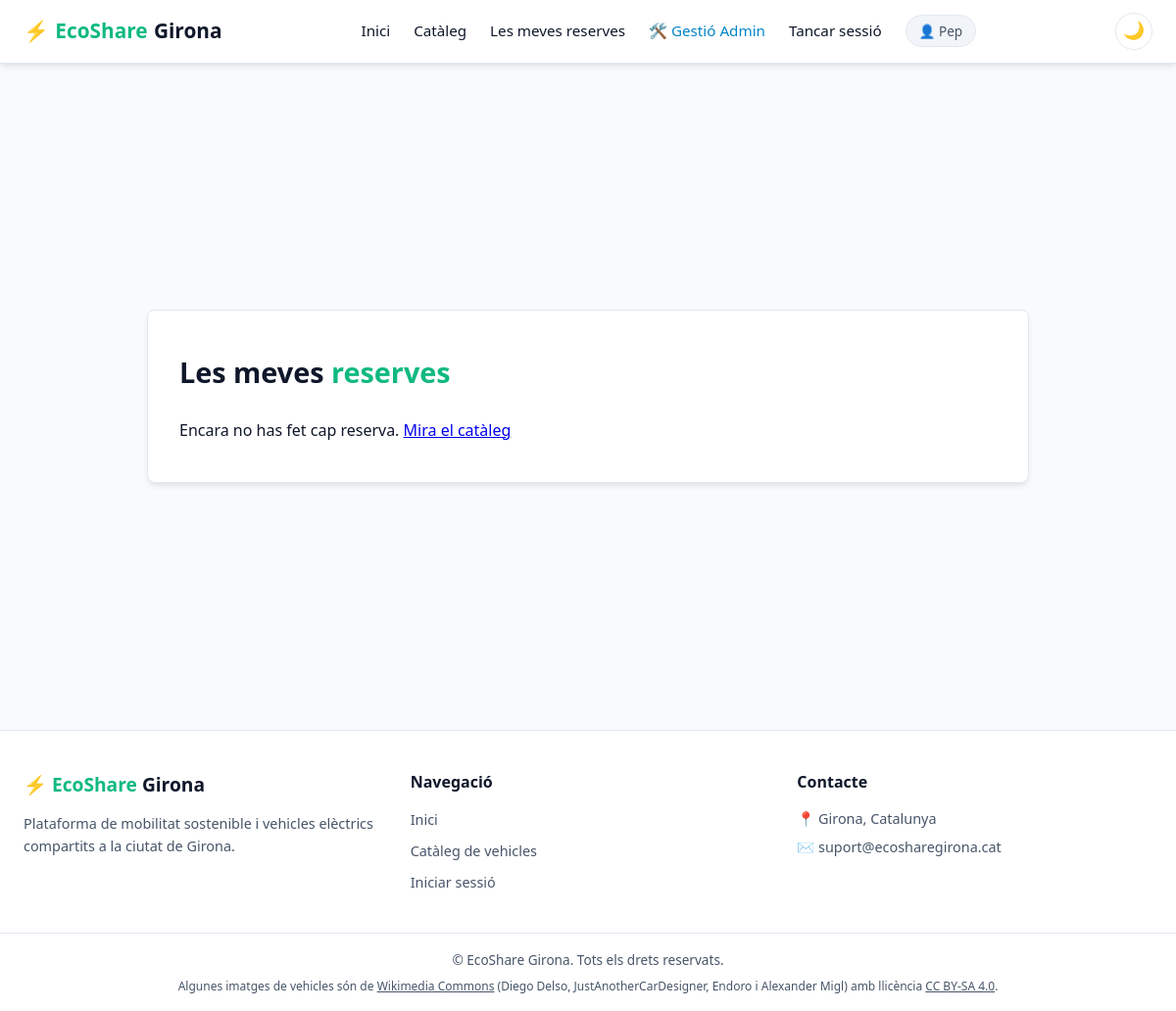
The app's page /meves_reserves.php (signed in), older data.
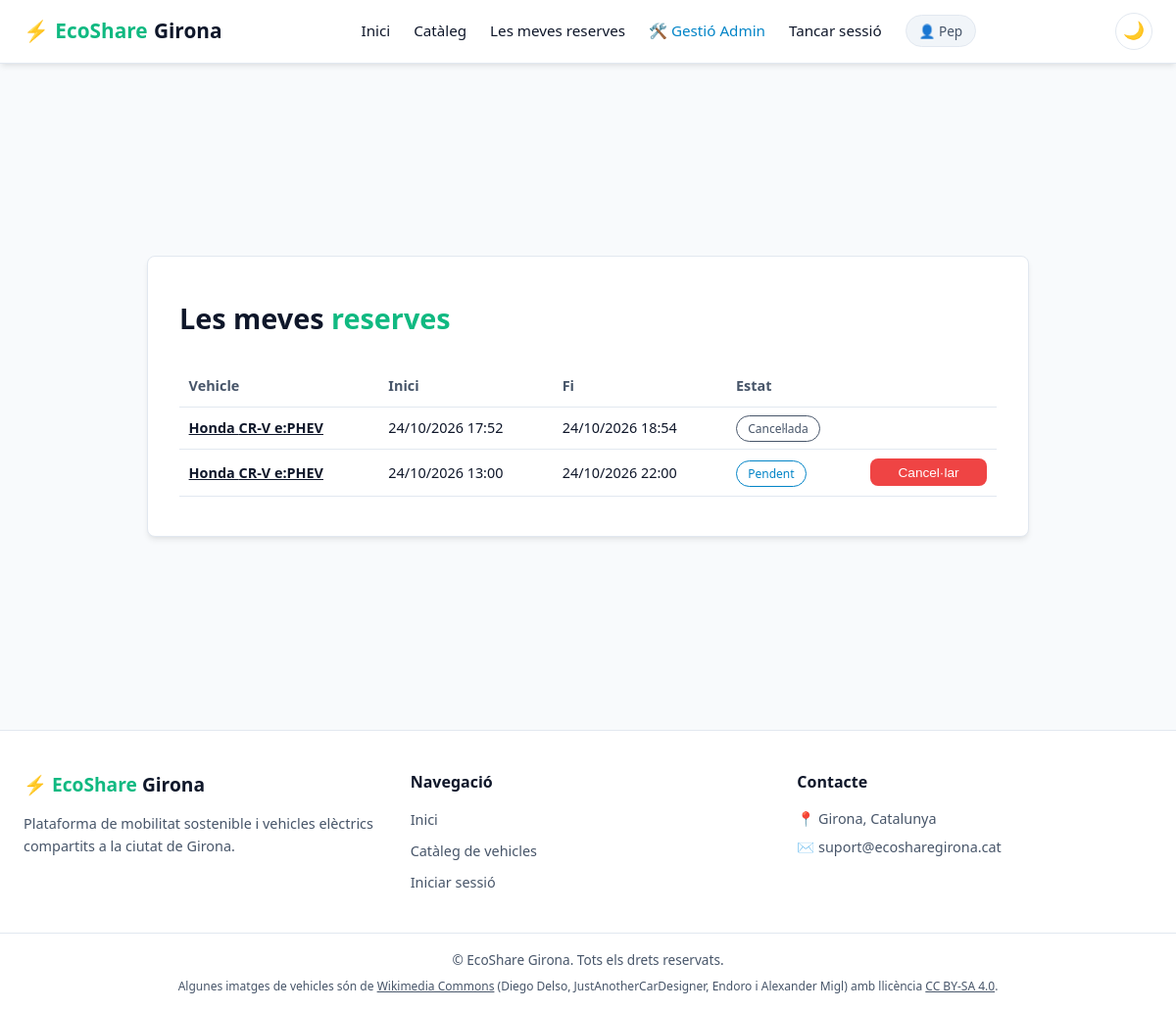
The same page, newer data.
### tables this page shows
CREATE TABLE reserva (
    id INTEGER PRIMARY KEY,
    user_id INTEGER NOT NULL,
    vehicle_id INTEGER NOT NULL,
    data_inici TEXT NOT NULL,
    data_fi TEXT NOT NULL,
    estat TEXT NOT NULL DEFAULT 'activa',      -- 'activa' o 'cancel·lada'
    creada_el TEXT NOT NULL DEFAULT CURRENT_TIMESTAMP,
    FOREIGN KEY (user_id) REFERENCES user(id) ON DELETE CASCADE ON UPDATE CASCADE,
    FOREIGN KEY (vehicle_id) REFERENCES vehicles(id) ON DELETE CASCADE ON UPDATE CASCADE
);

### includes/functions.php (called while the page is built, shortened)
<?php
function e($text)
{
    return htmlspecialchars($text);
}
function getTema()
{
    return 'light';
}
function formatData($data)
{
    return date('d/m/Y H:i', strtotime($data));
}

### includes/session.php (called while the page is built, shortened)
<?php
function estaLogejat()
{
    if (isset($_SESSION['logged_in']) && $_SESSION['logged_in'] === true) {
        return true;
    }
    return false;
}
function esAdmin()
{
    if (estaLogejat() && $_SESSION['user']['rol'] == 'admin') {
        return true;
    }
    return false;
}

### public/meves_reserves.php (the view, shortened to what this page needs)
<?php
require_once '../includes/session.php';
require_once '../config/db.php';
require_once '../includes/functions.php';
try {
    $sql = "SELECT reserva.*, vehicles.marca, vehicles.model FROM reserva
            JOIN vehicles ON reserva.vehicle_id = vehicles.id
            WHERE reserva.user_id = :user_id
            ORDER BY reserva.data_inici DESC";
    $stmt = $pdo->prepare($sql);
    $stmt->execute([':user_id' => $_SESSION['user']['id']]);
    $reserves = $stmt->fetchAll();
} catch (PDOException $e) {
    die("Error en consultar la base de dades: " . $e->getMessage());
}
$ara = date('Y-m-d H:i');
require_once '../includes/header.php';
?>
<main class="site-main">
    <section class="main-container reserves-container">
        <h1>Les meves <span>reserves</span></h1>
        <?php if (count($reserves) == 0): ?>
            <p>Encara no has fet cap reserva. <a href="cataleg.php">Mira el catàleg</a></p>
        <?php else: ?>
            <table class="taula-reserves">
                <tr>
                    <th>Vehicle</th>
                    <th>Inici</th>
                    <th>Fi</th>
                    <th>Estat</th>
                    <th></th>
                </tr>
                <?php foreach ($reserves as $r): ?>
                    <?php
                    if ($r['estat'] == 'cancel·lada') {
                        $estat = "Cancel·lada";
                        $classe = "estat-cancellada";
                    } elseif ($r['data_fi'] < $ara) {
                        $estat = "Finalitzada";
                        $classe = "estat-finalitzada";
                    } elseif ($r['data_inici'] <= $ara) {
                        $estat = "En curs";
                        $classe = "estat-encurs";
                    } else {
                        $estat = "Pendent";
                        $classe = "estat-pendent";
                    }
                    ?>
                    <tr>
                        <td><a href="vehicle_detail.php?id=<?= $r['vehicle_id'] ?>"><?= e($r['marca']) ?> <?= e($r['model']) ?></a></td>
                        <td><?= formatData($r['data_inici']) ?></td>
                        <td><?= formatData($r['data_fi']) ?></td>
                        <td><span class="estat <?= $classe ?>"><?= $estat ?></span></td>
                        <td>
                            <?php if ($estat == "Pendent"): ?>
                                <form action="cancel_reserve.php" method="POST" onsubmit="return confirm('Segur que vols cancel·lar la reserva?');">
                                    <button type="submit" class="btn-cancelar">Cancel·lar</button>
                                </form>
                            <?php endif; ?>
                        </td>
                    </tr>
                <?php endforeach; ?>
            </table>
        <?php endif; ?>
    </section>
</main>
<?php require_once '../includes/footer.php'; ?>

### includes/header.php (shortened to what this page needs)
<?php
require_once __DIR__ . '/session.php';
require_once __DIR__ . '/functions.php';
$theme = getTema();
if (!isset($ruta)) {
    $ruta = "";
}
?>
<!DOCTYPE html>
<html lang="ca">
<head>
    <link rel="stylesheet" href="<?= $ruta ?>../assets/css/style.css">
</head>
<body data-theme="<?= e($theme) ?>">
    <header class="site-header">
        <div class="header-container">
            <a href="<?= $ruta ?>index.php" class="logo">
                ⚡ <span>EcoShare</span> Girona
            </a>
            <nav class="main-nav">
                <ul>
                    <li><a href="<?= $ruta ?>index.php">Inici</a></li>
                    <li><a href="<?= $ruta ?>cataleg.php">Catàleg</a></li>
                    <?php if (estaLogejat()): ?>
                        <li><a href="<?= $ruta ?>meves_reserves.php">Les meves reserves</a></li>
                        <?php if (esAdmin()): ?>
                            <li><a href="<?= $ruta ?>admin/vehicles.php" class="nav-admin">🛠️ Gestió Admin</a></li>
                        <?php endif; ?>
                        <li><a href="<?= $ruta ?>logout.php" class="btn-link">Tancar sessió</a></li>
                        <li class="user-info">👤 <?= e($_SESSION['user']['nom']) ?></li>
                    <?php else: ?>
                        <li><a href="<?= $ruta ?>login.php" class="btn-login">Iniciar sessió</a></li>
                    <?php endif; ?>
                </ul>
            </nav>
            <button id="theme-toggle" class="btn-theme" title="Canviar tema">
                🌙
            </button>
        </div>
    </header>

### includes/footer.php (shortened to what this page needs)
<footer class="site-footer">
    <div class="footer-container">
        <div class="footer-brand">
            <a href="<?= $ruta ?>index.php" class="footer-logo">⚡ <span>EcoShare</span> Girona</a>
            <p>Plataforma de mobilitat sostenible i vehicles elèctrics compartits a la ciutat de Girona.</p>
        </div>
        <div class="footer-links">
            <h3>Navegació</h3>
            <ul>
                <li><a href="<?= $ruta ?>index.php">Inici</a></li>
                <li><a href="<?= $ruta ?>cataleg.php">Catàleg de vehicles</a></li>
                <li><a href="<?= $ruta ?>login.php">Iniciar sessió</a></li>
            </ul>
        </div>
        <div class="footer-contact">
            <h3>Contacte</h3>
            <p>📍 Girona, Catalunya</p>
            <p>✉️ suport@ecosharegirona.cat</p>
        </div>
    </div>
    <div class="footer-bottom">
        <p>© EcoShare Girona. Tots els drets reservats.</p>
        <p class="footer-credits">
            Algunes imatges de vehicles són de
            <a href="https://commons.wikimedia.org" target="_blank">Wikimedia Commons</a>
            (Diego Delso, JustAnotherCarDesigner, Endoro i Alexander Migl) amb llicència
            <a href="https://creativecommons.org/licenses/by-sa/4.0/deed.ca" target="_blank">CC BY-SA 4.0</a>.
        </p>
    </div>
</footer>
</body>
</html>

Row changes from the older to the newer data that the page shows:
added reserva: marca "Honda", model "CR-V e:PHEV", data_inici "24/10/2026 17:52", data_fi "24/10/2026 18:54", estat "Cancel·lada"
added reserva: marca "Honda", model "CR-V e:PHEV", data_inici "24/10/2026 13:00", data_fi "24/10/2026 22:00", estat "Pendent"
Text that changed along with them:
text no longer shown: "Encara no has fet cap reserva. Mira el catàleg"
text now shown: "Vehicle Inici Fi Estat"
